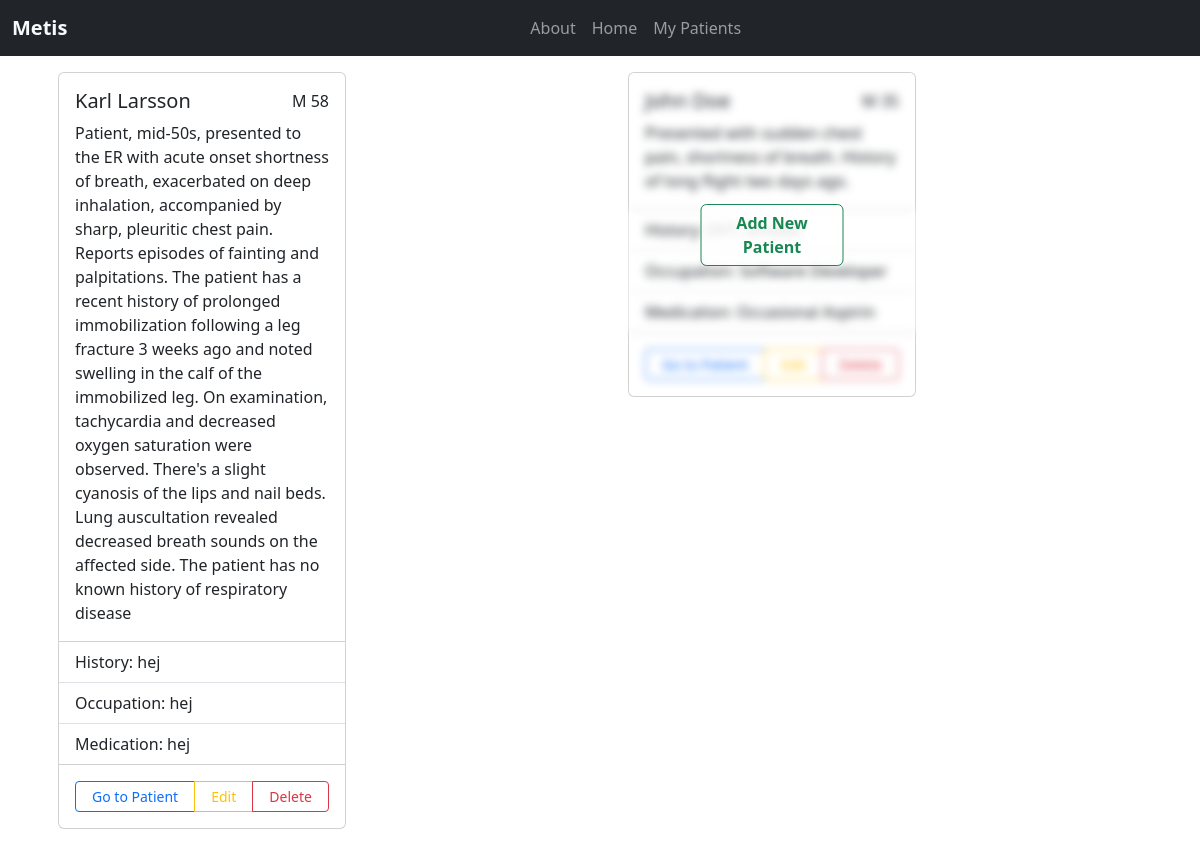
The app's page /patients/ with its own data.
### patients/models.py (models this page shows)
class Patient(models.Model):
    first_name = models.CharField(max_length=50)
    last_name = models.CharField(max_length=50)
    age = models.PositiveIntegerField()
    MALE = 'M'
    FEMALE = 'F'
    NON_BINARY = "NB"
    UNKNOWN = 'X'
    GENDER_CHOICES = [
        (MALE, 'Male'),
        (FEMALE, 'Female'),
        (NON_BINARY, "Non-binary"),
        (UNKNOWN, 'Unknown'),
    ]
    gender = models.CharField(max_length=2, choices=GENDER_CHOICES)
    description = models.TextField(max_length=200)
    history = models.CharField(max_length=200)
    occupation = models.CharField(max_length=200)
    medication = models.CharField(max_length=200)

### patients/views.py (the view)
# urls.py: path("", views.index, name="index"),
def index(request):
    if request.method == 'POST':
        form = NewPatientForm(request.POST)
        if form.is_valid():
            form.save()
            return redirect('patients:index')
    patients = Patient.objects.all()
    form = NewPatientForm()
    context = {"form": form, "patients": patients}
    return render(request, "patients/index.html", context)

### patients/templates/patients/index.html (shortened to what this page needs)
{% extends "base-layout.html" %}
{% load static %}
{% block content %}
<div class="container">
	<div class="row">
		{% for patient in patients %}
			<div class="col">
				<div class="card m-3" style="width: 18rem;">
					<div class="card-body">
						<div class="d-flex justify-content-between">
			                <h5 class="card-title">{{ patient.first_name }} {{ patient.last_name }}</h5>
			                <div>
				                {{ patient.gender }}
								{{ patient.age }}
			                </div>
		                </div>
					    <p class="card-text">{{ patient.description }}</p>
					</div>
					<ul class="list-group list-group-flush">
					    <li class="list-group-item">History: {{ patient.history }}</li>
					    <li class="list-group-item">Occupation: {{ patient.occupation }}</li>
					    <li class="list-group-item">Medication: {{ patient.medication }}</li>
					</ul>
					<div class="card-body">
					    <div class="row">
						    <div class="btn-group btn-group-sm" role="group" aria-label="Small button group">
								<button type="button" class="btn btn-outline-primary btn-sm">Go to Patient</button>
							    <button type="button" class="btn btn-outline-warning btn-sm">Edit</button>
						        <button type="button" class="btn btn-outline-danger btn-sm delete-btn" data-patient-id="{{ patient.id }}">Delete</button>
						    </div>
					    </div>
					</div>
				</div>
		</div>
		{% endfor %}
		{% include '_add_patient_placeholder.html' %}
	</div>
</div>
{% endblock %}

### templates/base-layout.html (shortened to what this page needs)
<!doctype html>
<html lang="en">
    <head>
	    <link href="https://cdn.jsdelivr.net/npm/bootstrap@5.3.2/dist/css/bootstrap.min.css" rel="stylesheet">
    </head>
    <body>
        <nav class="navbar bg-dark navbar-expand-lg" data-bs-theme="dark">
	        <div class="container-fluid">
		        <a href="#" class="navbar-brand">
			        <span class="fw-bold text-light">
				        Metis
			        </span>
		        </a>
		        <div class="collapse navbar-collapse justify-content-center align-center" id="navbarNavDropdown">
			        <ul class="navbar-nav">
				        <li class="nav-item">
					        <a href="#" class="nav-link">About</a>
				        </li>
				        <li class="nav-item">
					        <a href="#" class="nav-link">Home</a>
				        </li>
				        <li class="nav-item">
					        <a href="#" class="nav-link">My Patients</a>
						</li>
	                </ul>
		        </div>
	        </div>
        </nav>
        {% block content %}{% endblock %}
    </body>
</html>

### templates/_add_patient_placeholder.html
<div class="col">
	<div class="card placeholder-card m-3" style="width: 18rem;">
		<div class="add-patient-overlay" style="position:absolute; top: 50%; left: 50%; transform: translate(-50%, -50%); z-index: 1;
                                                background: rgba(255, 255, 255, 0.8); padding: 0px; border-radius: 10px;">
			<button type="button" class="btn btn-outline-success btn fw-bolder"
			        data-bs-toggle="modal" data-bs-target="#addPatientModal">
				Add New Patient
			</button>
		</div>
		<div class="card-body blurred-content" style="filter: blur(4px); pointer-events: none; user-select: none;">
			<div class="d-flex justify-content-between">
				<h5 class="card-title">John Doe</h5>
				<div>
					M
					35
				</div>
			</div>
            <p class="card-text">Presented with sudden chest pain, shortness of breath. History of long flight two days ago.</p>
		</div>
		<ul class="list-group list-group-flush blurred-content" style="filter: blur(4px); pointer-events: none; user-select: none;">
		    <li class="list-group-item">History: DVT, Smoker</li>
		    <li class="list-group-item">Occupation: Software Developer</li>
		    <li class="list-group-item">Medication: Occasional Aspirin</li>
		</ul>
		<div class="card-body blurred-content" style="filter: blur(4px); pointer-events: none; user-select: none;">
		    <div class="row">
			    <div class="btn-group btn-group-sm" role="group" aria-label="Small button group">
					<button type="button" class="btn btn-outline-primary btn-sm">Go to Patient</button>
				    <button type="button" class="btn btn-outline-warning btn-sm">Edit</button>
			        <button type="button" class="btn btn-outline-danger btn-sm">Delete</button>
			    </div>
		    </div>
		</div>
	</div>
</div>

### records on screen
Patient: first_name "Karl", last_name "Larsson", gender "M", age "58", description "Patient, mid-50s, presented to the ER with acute onset shortness of breath, exacerbated on deep inhalation, accompanied by sharp, pleuritic chest pain. Reports episodes of fainting and palpitations. The patient has a recent history of prolonged immobilization following a leg fracture 3 weeks ago and noted swelling in the calf of the immobilized leg. On examination, tachycardia and decreased oxygen saturation were observed. There's a slight cyanosis of the lips and nail beds. Lung auscultation revealed decreased breath sounds on the affected side. The patient has no known history of respiratory disease", history "hej", occupation "hej", medication "hej"
